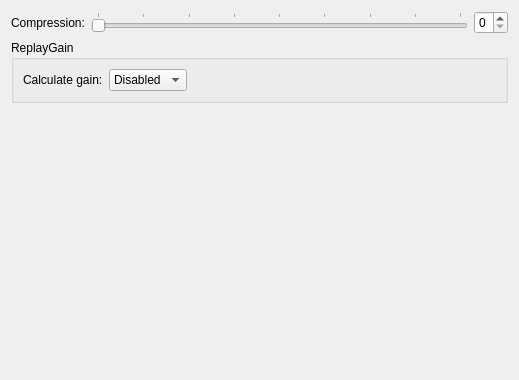
<?xml version="1.0" encoding="UTF-8"?>
<ui version="4.0">
 <class>ConfigPage_Flac</class>
 <widget class="QWidget" name="flacConfigPage">
  <property name="geometry">
   <rect>
    <x>0</x>
    <y>0</y>
    <width>519</width>
    <height>380</height>
   </rect>
  </property>
  <property name="windowTitle">
   <string>Flac encoding configuration</string>
  </property>
  <layout class="QVBoxLayout" name="verticalLayout">
   <item>
    <layout class="QGridLayout" name="formLayout">
     <item row="0" column="0">
      <widget class="QLabel" name="flacCompressionLabel">
       <property name="text">
        <string>Compression:</string>
       </property>
       <property name="buddy">
        <cstring>flacCompressionSlider</cstring>
       </property>
      </widget>
     </item>
     <item row="0" column="1">
      <layout class="QHBoxLayout" name="horizontalLayout_2">
       <item>
        <widget class="QSlider" name="flacCompressionSlider">
         <property name="maximum">
          <number>8</number>
         </property>
         <property name="pageStep">
          <number>1</number>
         </property>
         <property name="value">
          <number>0</number>
         </property>
         <property name="orientation">
          <enum>Qt::Horizontal</enum>
         </property>
         <property name="tickPosition">
          <enum>QSlider::TicksAbove</enum>
         </property>
        </widget>
       </item>
       <item>
        <widget class="QSpinBox" name="flacCompressionSpin">
         <property name="maximum">
          <number>8</number>
         </property>
        </widget>
       </item>
      </layout>
     </item>
    </layout>
   </item>
   <item>
    <widget class="QGroupBox" name="flacGainGroup">
     <property name="title">
      <string>ReplayGain</string>
     </property>
     <layout class="QVBoxLayout" name="verticalLayout_8">
      <item>
       <layout class="QGridLayout" name="formLayout_7">
        <item row="0" column="0">
         <widget class="QLabel" name="flacGainLabel">
          <property name="text">
           <string>Calculate gain:</string>
          </property>
          <property name="buddy">
           <cstring>flacGainCbx</cstring>
          </property>
         </widget>
        </item>
        <item row="0" column="1">
         <widget class="QComboBox" name="flacGainCbx">
          <item>
           <property name="text">
            <string>Disabled</string>
           </property>
          </item>
         </widget>
        </item>
        <item row="0" column="2">
         <spacer name="horizontalSpacer_3">
          <property name="orientation">
           <enum>Qt::Horizontal</enum>
          </property>
          <property name="sizeHint" stdset="0">
           <size>
            <width>40</width>
            <height>20</height>
           </size>
          </property>
         </spacer>
        </item>
       </layout>
      </item>
     </layout>
    </widget>
   </item>
   <item>
    <spacer name="verticalSpacer_3">
     <property name="orientation">
      <enum>Qt::Vertical</enum>
     </property>
     <property name="sizeHint" stdset="0">
      <size>
       <width>20</width>
       <height>231</height>
      </size>
     </property>
    </spacer>
   </item>
  </layout>
 </widget>
 <resources/>
 <connections>
  <connection>
   <sender>flacCompressionSlider</sender>
   <signal>valueChanged(int)</signal>
   <receiver>flacCompressionSpin</receiver>
   <slot>setValue(int)</slot>
   <hints>
    <hint type="sourcelabel">
     <x>402</x>
     <y>55</y>
    </hint>
    <hint type="destinationlabel">
     <x>477</x>
     <y>58</y>
    </hint>
   </hints>
  </connection>
  <connection>
   <sender>flacCompressionSpin</sender>
   <signal>valueChanged(int)</signal>
   <receiver>flacCompressionSlider</receiver>
   <slot>setValue(int)</slot>
   <hints>
    <hint type="sourcelabel">
     <x>481</x>
     <y>46</y>
    </hint>
    <hint type="destinationlabel">
     <x>435</x>
     <y>46</y>
    </hint>
   </hints>
  </connection>
 </connections>
</ui>
